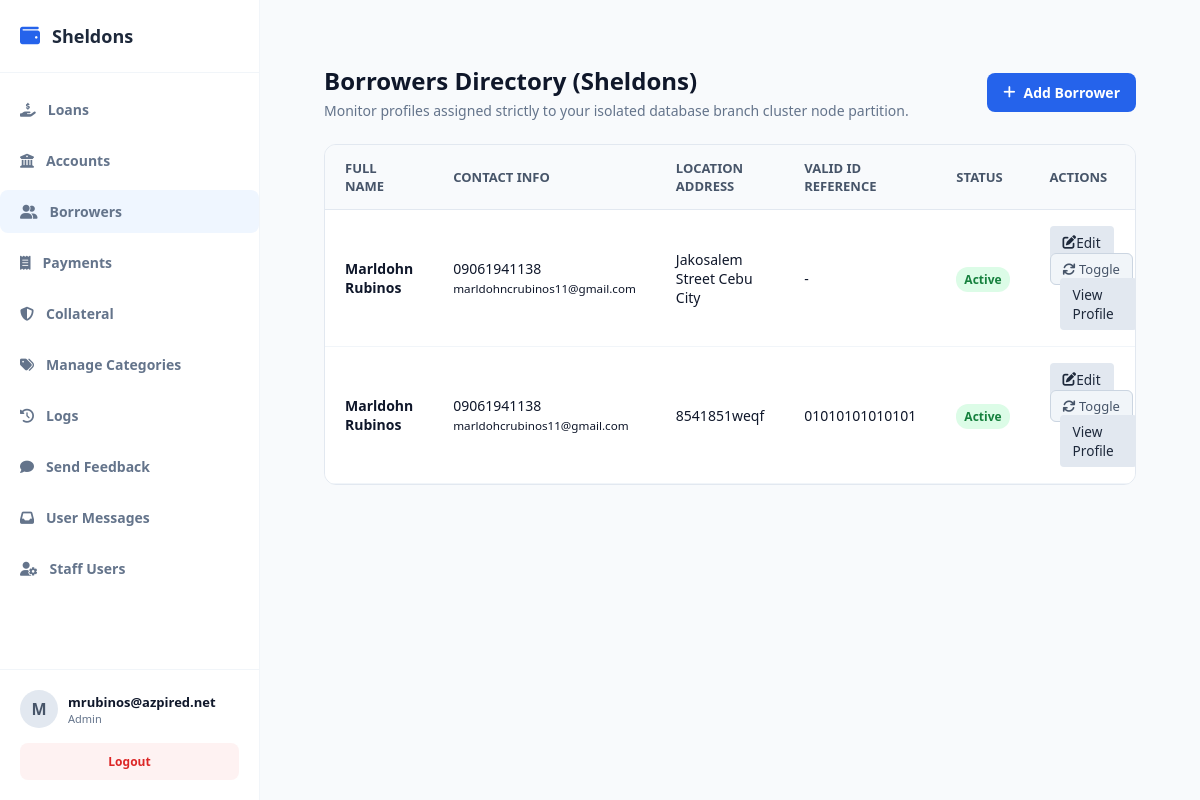
The page /public/index.php?url=borrower/index (signed in) on the database as committed earlier.
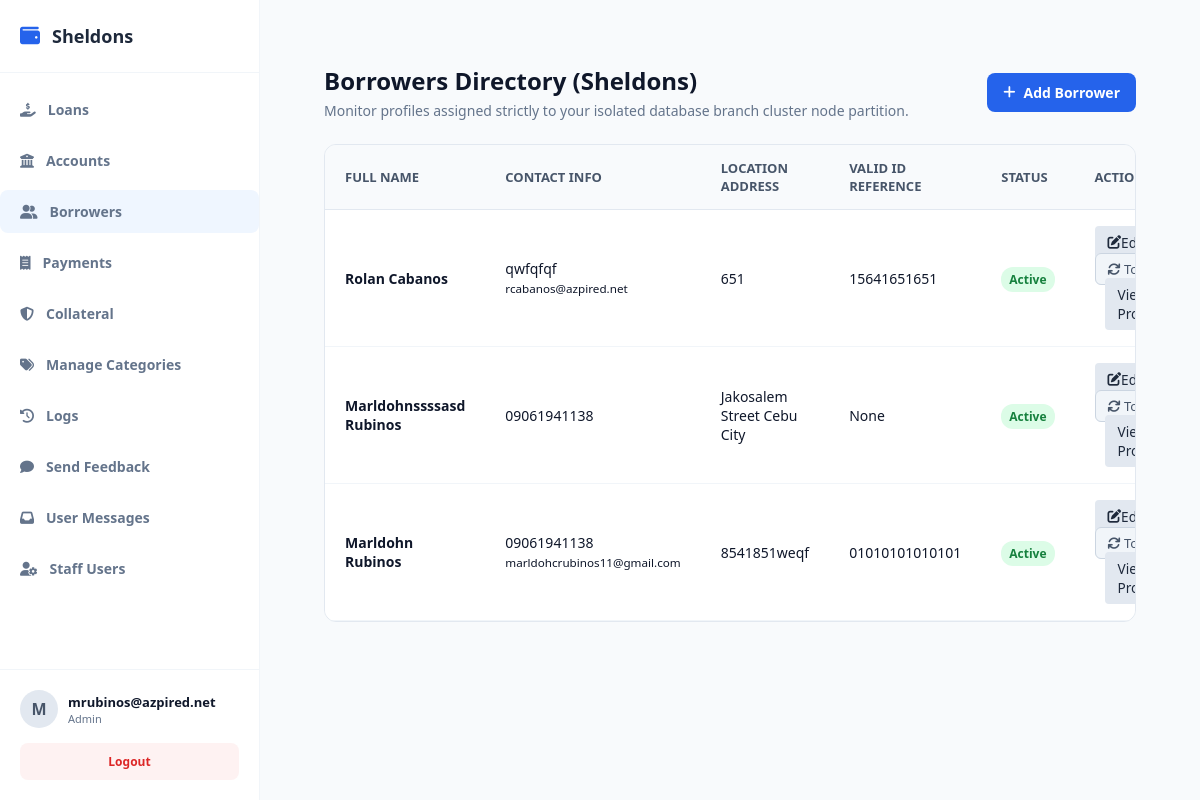
The same page on the database as committed later.
### tables this page shows
CREATE TABLE `borrowers` (
  `id` int(11) NOT NULL,
  `company_id` int(11) NOT NULL,
  `first_name` varchar(100) NOT NULL,
  `middle_name` varchar(100) DEFAULT NULL,
  `last_name` varchar(100) NOT NULL,
  `gender` varchar(20) DEFAULT NULL,
  `birthdate` date DEFAULT NULL,
  `phone` varchar(30) NOT NULL,
  `email` varchar(100) DEFAULT NULL,
  `address` text NOT NULL,
  `valid_id` varchar(150) DEFAULT NULL,
  `status` tinyint(1) DEFAULT 1,
  `created_at` timestamp NOT NULL DEFAULT current_timestamp(),
  `occupation` text DEFAULT NULL
);

### app/controllers/BorrowerController.php (called while the page is built, shortened)
<?php
require_once __DIR__ . '/../models/Borrower.php';
class BorrowerController {
    private $borrowerModel;
    public function __construct() {
        $this->borrowerModel = new Borrower();
    }
    public function index() {
        $borrowers = $this->borrowerModel->getAll();
        require_once __DIR__ . '/../views/admin/borrowers/index.php';
    }
}

### public/index.php (called while the page is built, shortened)
<?php
require_once __DIR__ . "/../app/core/Database.php";
require_once __DIR__ . "/../app/core/Model.php";
$init = new App();

### app/core/Database.php (called while the page is built)
<?php
class Database {
    private static $host = "localhost";
    private static $port = "3307";
    private static $db   = "loan_saas_db";
    private static $user = "root";
    private static $pass = "";
    public static function getConnection() {
        try {
            $conn = new PDO(
                "mysql:host=" . self::$host . ";port=" . self::$port . ";dbname=" . self::$db,
                self::$user,
                self::$pass
            );
            $conn->setAttribute(PDO::ATTR_ERRMODE, PDO::ERRMODE_EXCEPTION);
            $conn->setAttribute(PDO::ATTR_DEFAULT_FETCH_MODE, PDO::FETCH_ASSOC);
            return $conn;
        } catch (Exception $e) {
            die("Database connection failed: " . $e->getMessage());
        }
    }
}

### app/core/Model.php (called while the page is built, shortened)
<?php
require_once __DIR__ . "/Database.php";
class Model {
    public function __construct() {
        $this->conn = Database::getConnection();
    }
    protected function getTenantId() {
        return $_SESSION['user']['company_id'] ?? 1;
    }
}

### app/models/Borrower.php (called while the page is built, shortened)
<?php
require_once __DIR__ . '/../core/Model.php';
class Borrower extends Model {
    public function getAll() {
        $stmt = $this->conn->prepare("SELECT * FROM borrowers WHERE company_id = ? ORDER BY id DESC");
        $stmt->execute([$this->getTenantId()]);
        return $stmt->fetchAll();
    }
}

### app/views/admin/borrowers/index.php (the view, shortened to what the changed rows need)
<?php
require_once dirname(__DIR__, 2) . '/layouts/header.php';
?>
<!DOCTYPE html>
<html lang="en">
<head>
    <link rel="stylesheet" href="/loansaas/public/css/style.css">
    <link rel="stylesheet" href="https://cdnjs.cloudflare.com/ajax/libs/font-awesome/6.4.0/css/all.min.css">
</head>
<body>
    <div class="page-header">
        <div class="header-title">
            <h1>Borrowers Directory (<?= htmlspecialchars($_SESSION['user']['company_name']) ?>)</h1>
        </div>
    </div>
    <div class="card-wrapper">
        <table class="data-table">
            <thead>
                <tr><th>Full Name</th><th>Contact Info</th><th>Location Address</th><th>Valid ID Reference</th><th>Status</th><th>Actions</th></tr>
            </thead>
            <tbody>
                <?php if (empty($borrowers)): ?>
                    <tr><td colspan="6" style="text-align: center; padding: 40px; color: #94a3b8;">No tenant consumer records managed yet.</td></tr>
                <?php else: ?>
                    <?php foreach ($borrowers as $b): ?>
                        <tr>
                            <td><strong><?= htmlspecialchars($b['first_name'] . ' ' . $b['last_name']) ?></strong></td>
                            <td><?= htmlspecialchars($b['phone']) ?><br><small><?= htmlspecialchars($b['email']) ?></small></td>
                            <td><?= htmlspecialchars($b['address']) ?></td>
                            <td><code><?= htmlspecialchars($b['valid_id'] ?: 'None') ?></code></td>
                            <td><span class="badge <?= $b['status'] == 1 ? 'badge-active' : 'badge-inactive' ?>"><?= $b['status'] == 1 ? 'Active' : 'Inactive' ?></span></td>
<td>
    <a href="/loansaas/public/index.php?url=borrower/edit/<?= $b['id'] ?>" class="btn-edit" style="margin-right: 10px;">
        <i class="fas fa-edit"></i> Edit
    </a>
    <a href="/loansaas/public/index.php?url=borrower/toggle/<?= $b['id'] ?>" class="btn-toggle">
        <i class="fas fa-sync"></i> Toggle
    </a>
    <a href="/loansaas/public/index.php?url=borrower/details&id=<?= $b['id'] ?>" style="margin-left: 10px;" class="btn-details">View Profile</a>
</td>                       </tr>
                    <?php endforeach; ?>
                <?php endif; ?>
            </tbody>
        </table>
    </div>
</body>
</html>
<?php
require_once dirname(__DIR__, 2) . '/layouts/footer.php';
?>

### app/views/layouts/header.php (shortened to what the changed rows need)
<?php
$current_url = $_GET['url'] ?? '';
$userRole = $_SESSION['user']['role'] ?? '';
?>
<!DOCTYPE html>
<html lang="en">
<head>
    <link rel="stylesheet" href="https://cdnjs.cloudflare.com/ajax/libs/font-awesome/6.4.0/css/all.min.css">
    <link rel="stylesheet" href="/loansaas/public/css/style.css">
</head>
<body>
    <aside class="sidebar" style="display: flex; flex-direction: column; height: 100vh; width: 260px; background: #ffffff; border-right: 1px solid #f1f5f9;">
        <ul class="sidebar-menu" style="list-style: none; padding: 15px 0; margin: 0; flex-grow: 1;">
            <?php
            $menuItems = [
                ['url' => 'loan/index', 'icon' => 'fa-hand-holding-dollar', 'label' => 'Loans'],
                ['url' => 'account/index', 'icon' => 'fa-bank', 'label' => 'Accounts'],
                ['url' => 'borrower/index', 'icon' => 'fa-user-group', 'label' => 'Borrowers'],
                ['url' => 'payment/index', 'icon' => 'fa-receipt', 'label' => 'Payments'],
                ['url' => 'collateral/index', 'icon' => 'fa-shield-halved', 'label' => 'Collateral'],
                ['url' => 'category/index', 'icon' => 'fa-tags', 'label' => 'Manage Categories'],
                ['url' => 'activitylogs/index', 'icon' => 'fa-clock-rotate-left', 'label' => 'Logs'],
                ['url' => 'feedback/create', 'icon' => 'fa-comment', 'label' => 'Send Feedback']
            ];
            if ($userRole === 'admin') {
                $menuItems[] = ['url' => 'feedback/index', 'icon' => 'fa-inbox', 'label' => 'User Messages'];
            }
            if ($userRole === 'admin') {
                $menuItems[] = ['url' => 'user/index', 'icon' => 'fa-user-gear', 'label' => 'Staff Users'];
            }
            foreach ($menuItems as $item) {
                $active = (strpos($current_url, explode('/', $item['url'])[0]) === 0) ? 'active' : '';
                echo "<li class='menu-item $active'>
                        <a href='/loansaas/public/index.php?url={$item['url']}' style='display: flex; align-items: center; gap: 12px; padding: 12px 20px; color: #64748b; text-decoration: none; transition: 0.2s;'>
                            <i class='fas {$item['icon']}'></i> <span>{$item['label']}</span>
                        </a>
                      </li>";
            }
            ?>
        </ul>
    </aside>
    <main class="main-content">

Rows that differ between the two databases and show on the page:
added borrowers: first_name+last_name "Rolan Cabanos", phone "qwfqfqf", email "rcabanos@azpired.net", address "651", valid "15641651651", status "Active"
changed borrowers "Jakosalem Street Cebu City": first_name+last_name "Marldohn Rubinos" → "Marldohnssssasd Rubinos"; valid "-" → "None"; email "marldohncrubinos11@gmail.com" → (not shown)
